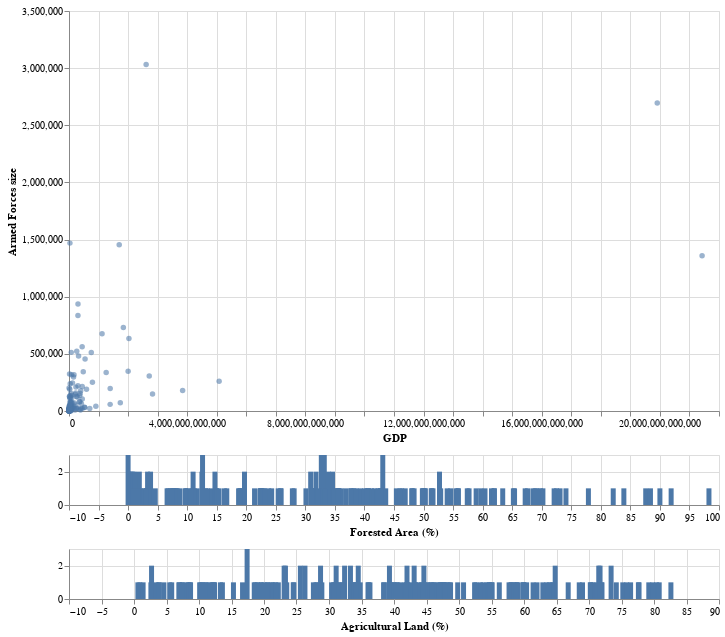

This figure's notebook cell:
### Code cell
brush = alt.selection_interval(
    encodings=['x'] # limit selection to x-axis (year) values
)

brush2 = alt.selection_interval(
    encodings=['x'] # limit selection to x-axis (year) values
)

# dynamic query histogram
birth_rate = alt.Chart(data).mark_bar().add_params(
    brush
).encode(
    alt.X('ForestedArea:Q', title='Forested Area (%)'),
    alt.Y('count():Q', title=None)
).properties(
    width=650,
    height=50
)

agricultural_land = alt.Chart(data).mark_bar().add_params(
    brush2
).encode(
    alt.X('Agricultural Land( %):Q', title='Agricultural Land (%)'),
    alt.Y('count():Q', title=None)
).properties(
    width=650,
    height=50
)

# scatter plot, modify opacity based on selection
countries = alt.Chart(data).mark_circle().encode(
    x='GDP:Q',
    y='Armed Forces size:Q',
    tooltip='Country:N',
    opacity=alt.condition(brush, alt.value(0.75), alt.value(0.20)),
    fillOpacity=alt.condition(brush2, alt.value(0.75), alt.value(0.20))
).properties(
    width=650,
    height=400
)

alt.vconcat(countries, birth_rate, agricultural_land).properties(spacing=10)

### Figure 1 — Vega-Lite specification as saved in the notebook (floating-point values rounded to 4 significant figures; data arrays with more than 128 entries replaced by an {"elided": "..."} marker saying what was removed)
{"config": {"view": {"continuousWidth": 300, "continuousHeight": 300}}, "vconcat": [{"mark": {"type": "circle"}, "encoding": {"fillOpacity": {"condition": {"param": "param_14", "value": 0.75}, "value": 0.2}, "opacity": {"condition": {"param": "param_13", "value": 0.75}, "value": 0.2}, "tooltip": {"field": "Country", "type": "nominal"}, "x": {"field": "GDP", "type": "quantitative"}, "y": {"field": "Armed Forces size", "type": "quantitative"}}, "height": 400, "width": 650}, {"mark": {"type": "bar"}, "encoding": {"x": {"field": "ForestedArea", "title": "Forested Area (%)", "type": "quantitative"}, "y": {"aggregate": "count", "title": null, "type": "quantitative"}}, "height": 50, "name": "view_13", "width": 650}, {"mark": {"type": "bar"}, "encoding": {"x": {"field": "Agricultural Land( %)", "title": "Agricultural Land (%)", "type": "quantitative"}, "y": {"aggregate": "count", "title": null, "type": "quantitative"}}, "height": 50, "name": "view_14", "width": 650}], "data": {"name": "data-98dca7d434257f6feee39772e21aaf42"}, "params": [{"name": "param_13", "select": {"type": "interval", "encodings": ["x"]}, "views": ["view_13"]}, {"name": "param_14", "select": {"type": "interval", "encodings": ["x"]}, "views": ["view_14"]}], "spacing": 10, "$schema": "https://vega.github.io/schema/vega-lite/v5.17.0.json", "datasets": {"data-98dca7d434257f6feee39772e21aaf42": {"elided": "188 records"}}}
